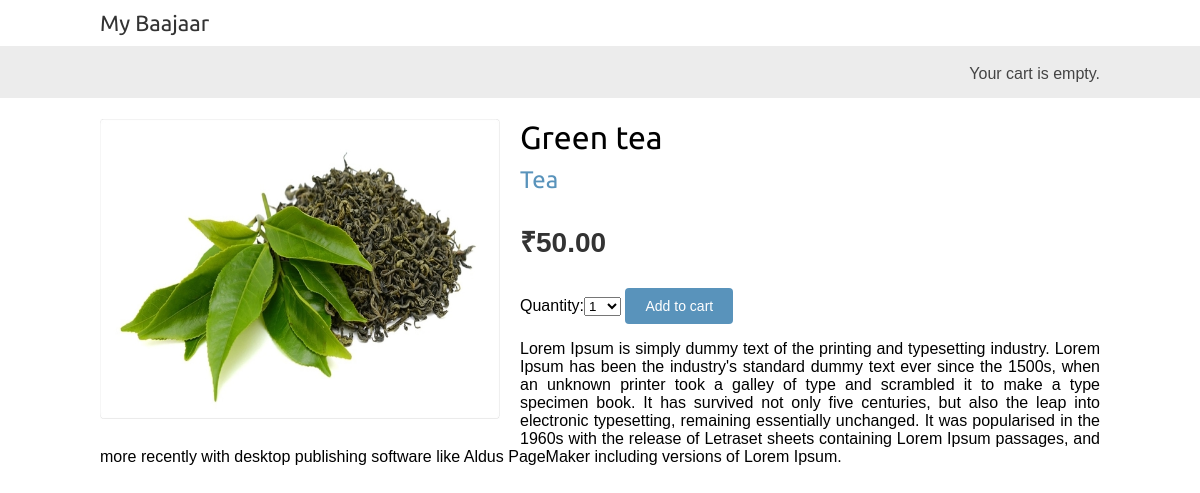
Page /1/green-tea/ on the committed database.
### shop/models.py (models this page shows, shortened)
class Product(models.Model):
    category = models.ForeignKey(Category,related_name='products',on_delete=models.CASCADE)
    name=models.CharField(max_length=200,db_index=True)
    slug=models.SlugField(max_length=200,db_index=True)
    image=models.ImageField(upload_to='products/%Y/%m/%d',blank=True)
    description=models.TextField(blank=True)
    price=models.DecimalField(max_digits=10,decimal_places=2)
    available=models.BooleanField(default=True)
    created=models.DateTimeField(auto_now=True)
    updated=models.DateTimeField(auto_now=True)
    class Meta:
        ordering=('name',)
        index_together=(('id','slug'),)

class Category(models.Model):
    name=models.CharField(max_length=200,db_index=True)
    slug=models.SlugField(max_length=200,unique=True)
    class Meta:
        ordering=('name',)
        verbose_name='category'
        verbose_name_plural='catagories'
    def __str__(self):
        return self.name
    def get_absolute_url(self):
        return reverse('shop:product_list_by_category',args=[self.slug])

### shop/views.py (the view)
# urls.py: path('<int:id>/<slug:slug>/',views.product_detail,name='product_detail'),
def product_detail(request, id, slug):
    product=get_object_or_404(Product,id=id,slug=slug,available=True)
    cart_product_form=CartAddProductForm()
    return render(
        request,
        'product/detail.html',
        {'product':product,'cart_product_form':cart_product_form}
    )

### cart/forms.py
class CartAddProductForm(forms.Form):
    quantity = forms.TypedChoiceField(choices=PRODUCT_QUANTITY_CHOICES,coerce=int)
    override = forms.BooleanField(required=False,initial=False,widget=forms.HiddenInput)

### cart/cart.py (called while the page is built)
    def __len__(self):
        return sum(item['quantity'] for item in self.cart.values())

### cart/context_processors.py (called while the page is built)
def cart(request):
    return{'cart':Cart(request)}

### templates/product/detail.html (shortened to what this page needs)
{% extends 'base.html' %}
{% load static %}
{% block content %}
    <div class = "product-detail">
        <img src="{% if product.image %}{{ product.image.url }}{% else %}
        {% static 'img/no_image.png' %}{% endif %}">
        <h1>{{ product.name}}</h1>
        <h2>
            <a href = "{{ product.category.get_absolute_url}}">
                {{ product.category }}
            </a>
        </h2>
        <p class="price">₹{{ product.price }}</p>
        <form action="{% url 'cart:cart_add' product.id %}" method="post">
            {{ cart_product_form }}
            <input type="submit" value="Add to cart">
        </form>
        {{ product.description|linebreaks }}
    </div>
{% endblock content %}

### static/css/base.css (style rules this page uses)
body { margin:0; padding:0; font-family:helvetica, sans-serif; }
h1, h2, h3, h4, h5 , h6 { font-family: 'Ubuntu', sans-serif; font-weight:normal; }
a { text-decoration:none; color:#5993bb; }
a.button, input[type="submit"] { color:#fff; background:#5993bb; border-radius:4px; padding:10px 20px; font-size:14px; border:0; }
.product-detail { text-align:justify; }
.product-detail .price { color:#333; font-size:28px; font-weight:bold; }
.product-detail img { width:40%; float:left; padding:0 20px 20px 0; }
.product-detail h1 { margin-bottom:0; }
.product-detail h2 { margin-top:10px; }

### rows in the picture
Product: image (picture), name "Green tea", category "Tea", price "50.00", description "Lorem Ipsum is simply dummy text of the printing and typesetting industry. Lorem Ipsum has been the industry's standard dummy text ever since the 1500s, when an unknown printer took a galley of type and scrambled it to make a type specimen book. It has survived not only five centuries, but also the leap into electronic typesetting, remaining essentially unchanged. It was popularised in the 1960s with the release of Letraset sheets containing Lorem Ipsum passages, and more recently with desktop publishing software like Aldus PageMaker including versions of Lorem Ipsum."
